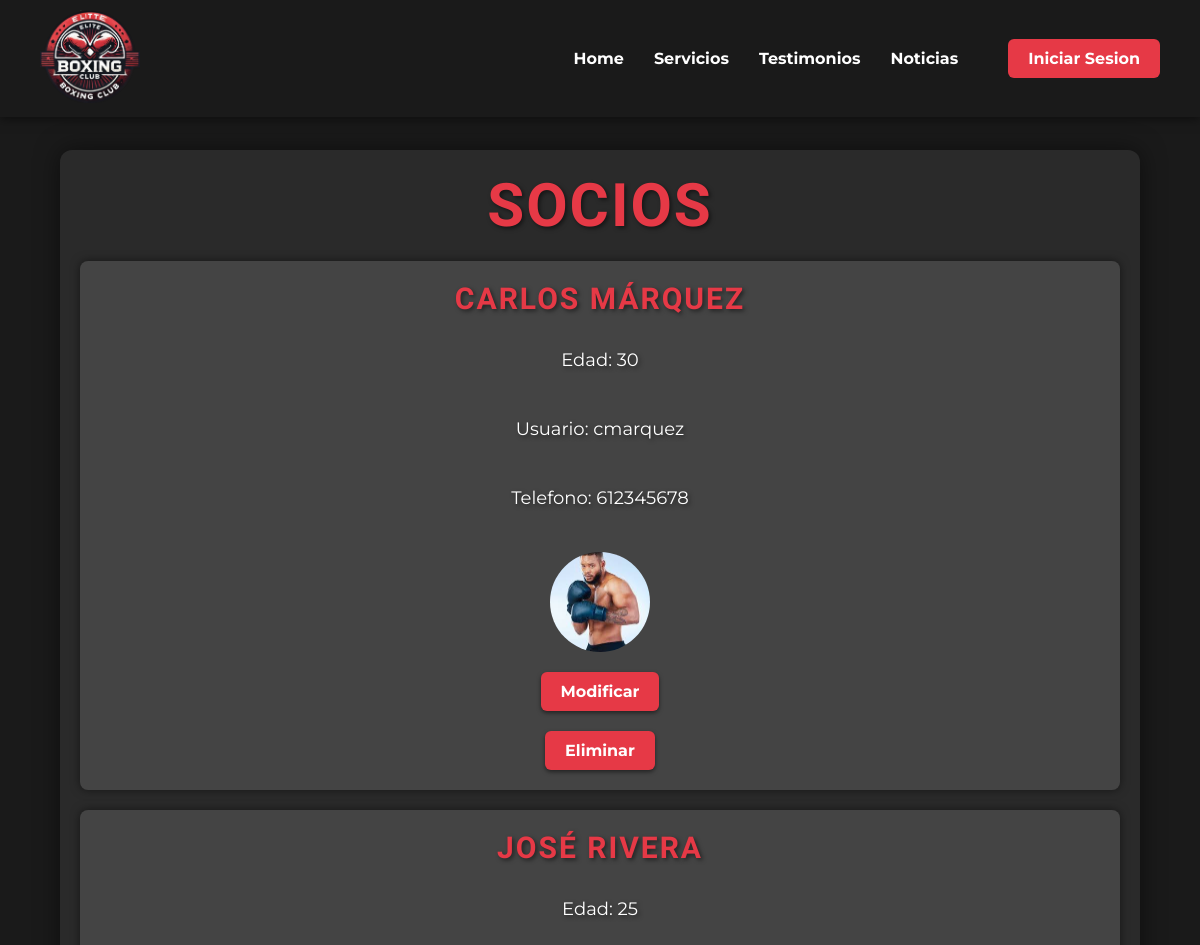
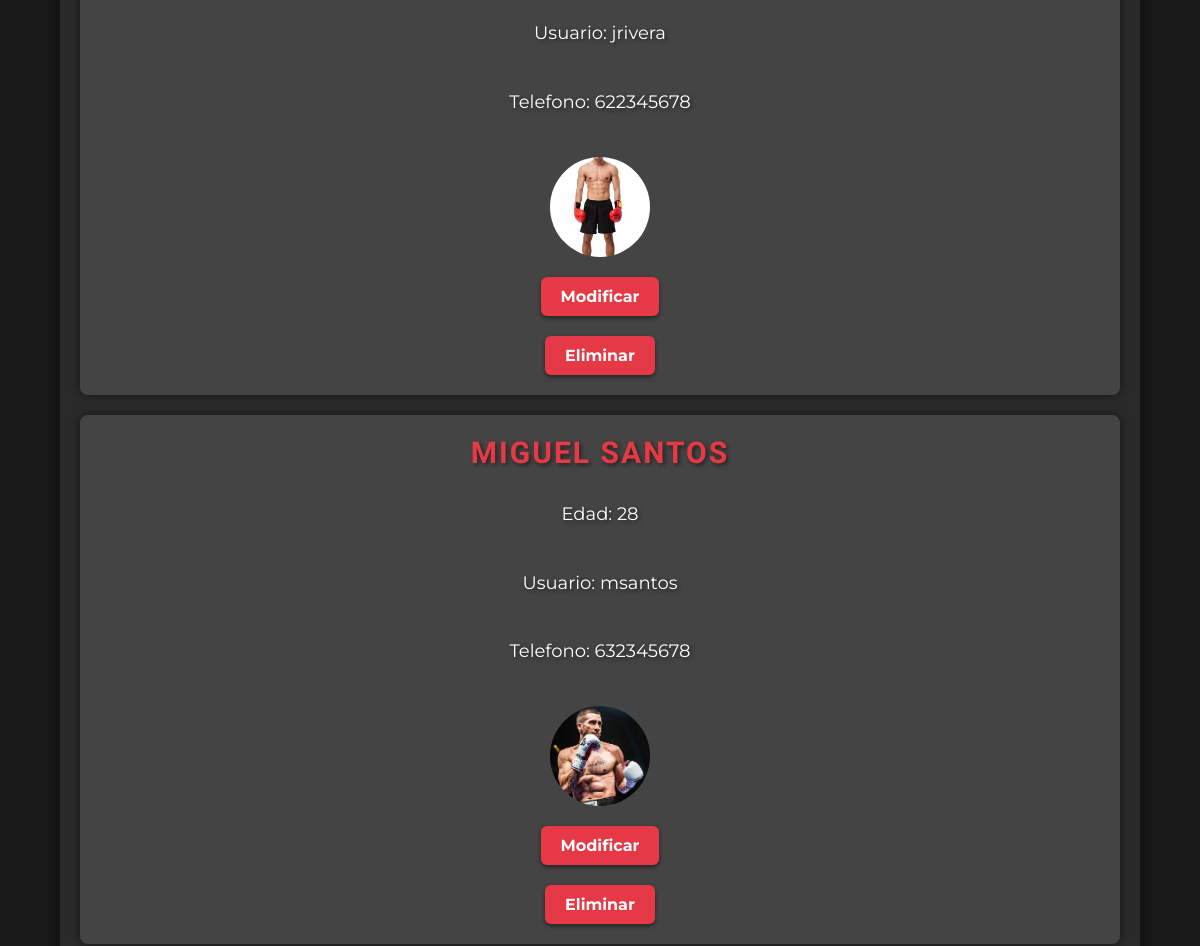
Page /socios.php (upper part) on the earlier database version (2 pictures, top to bottom).
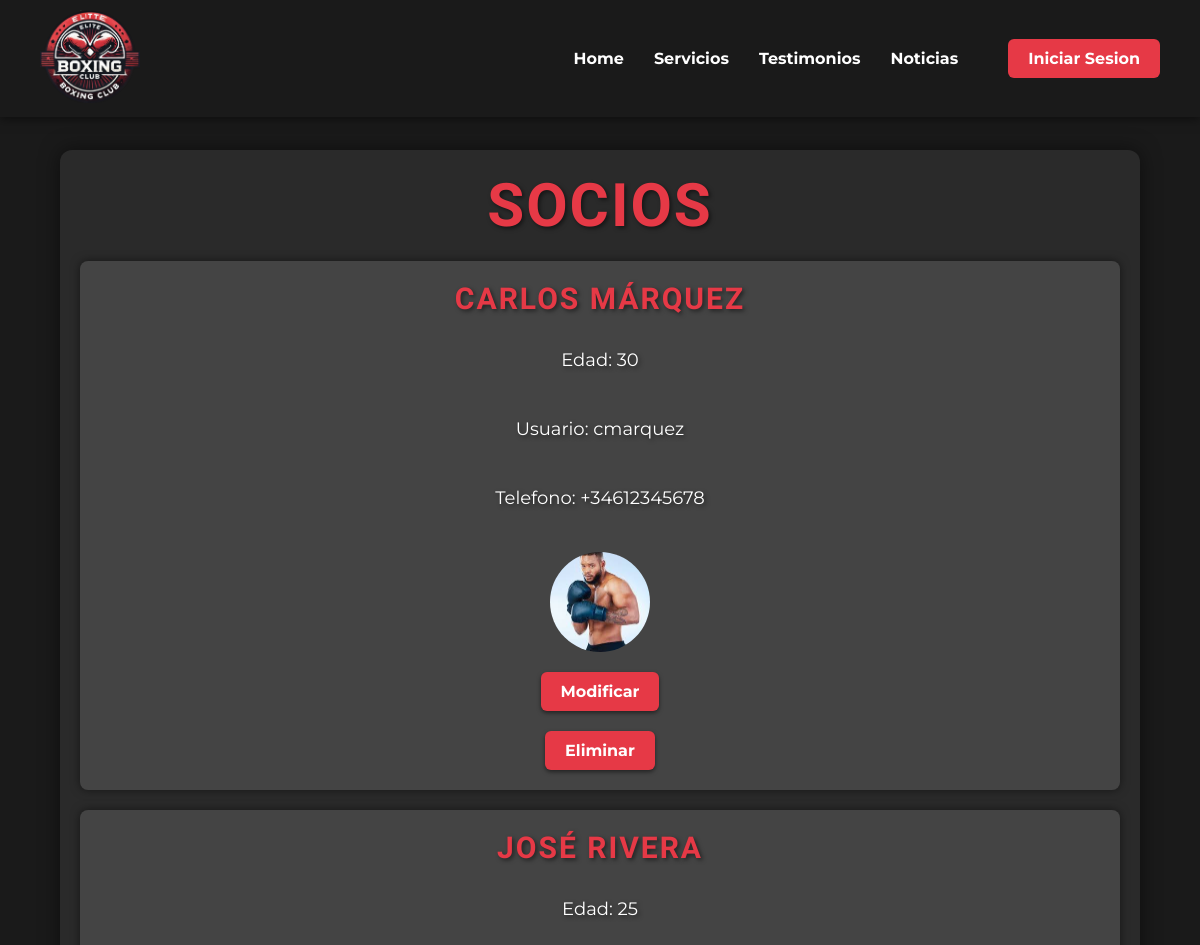
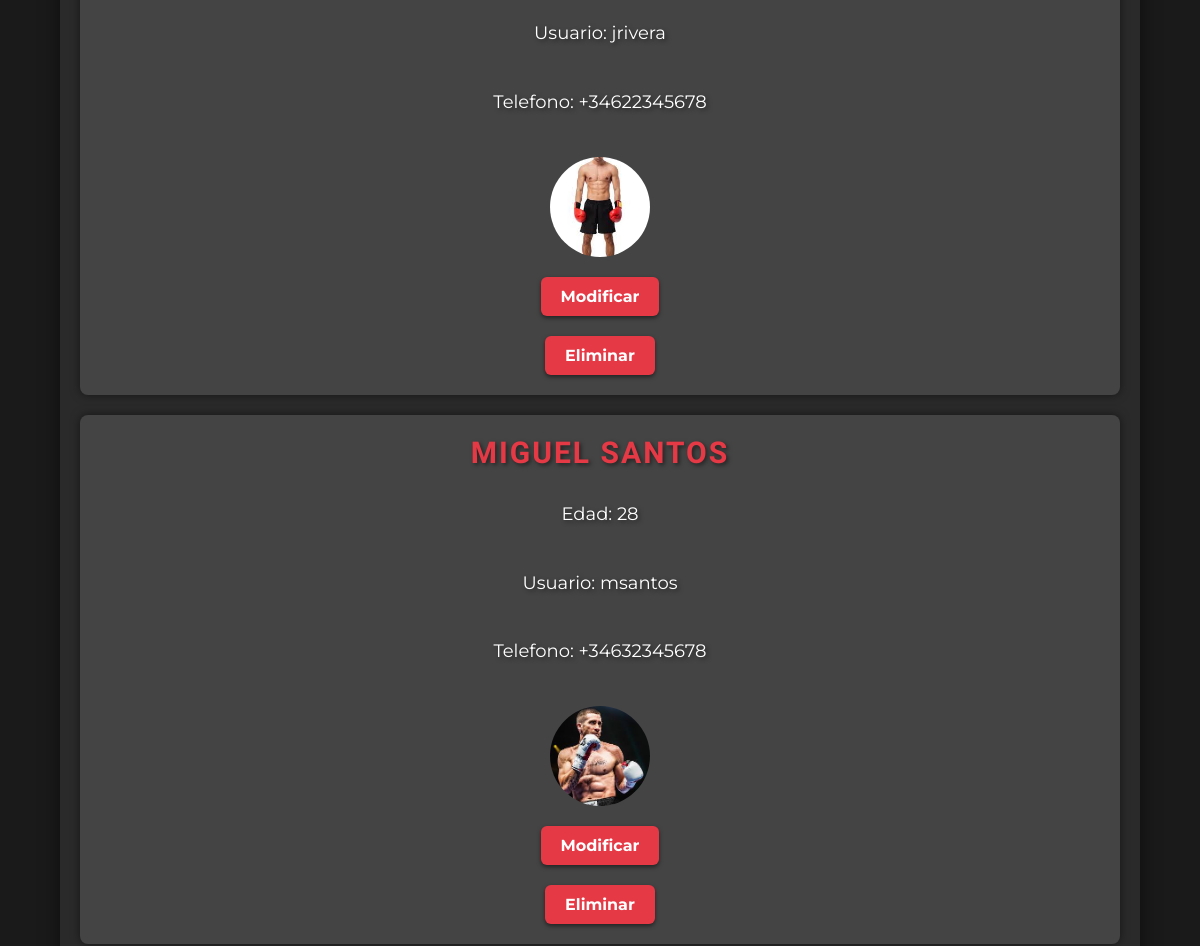
Same page on the later database version (2 pictures, top to bottom).
### tables this page shows
CREATE TABLE socios (
    id_socio INT AUTO_INCREMENT PRIMARY KEY,
    nombre VARCHAR(100) NOT NULL,
    edad INT,
    contraseña VARCHAR(255) NOT NULL,
    usuario VARCHAR(50) UNIQUE NOT NULL,
    telefono VARCHAR(15),
    foto VARCHAR(255)
);

### src/php/mostrarSocios.php (the view, shortened to what this page needs)
<?php
require_once("conexion.php");
$consulta = "SELECT id_socio, nombre, edad, usuario, telefono, foto FROM socios";
$socios = $conexion->query($consulta);
if ($socios->num_rows > 0) {
    while ($socio = $socios->fetch_assoc()) {
        echo "<article class='socio'>";
        echo "<h2>" . $socio["nombre"] . "</h2>";
        echo "<p>Edad: " . $socio["edad"] . "</p>";
        echo "<p>Usuario: " . $socio["usuario"] . "</p>";
        echo "<p>Telefono: " . $socio["telefono"] . "</p>";
        echo "<div class='profile-image'>";
        echo "<img src='./$socio[foto]' alt='$socio[nombre]' width='100' height='100'><br>";
        echo "</div>";
        echo "<a href='./src/forms/formularioModificarSocio.php?id=" . $socio["id_socio"] . "' class='boton'>Modificar </a>";
        echo "<a href='./src/php/eliminarSocio.php?id=" . $socio["id_socio"] . "'class='boton'>Eliminar</a>";
        echo "</article>";
    }
} else {
    echo "<p>No hay socios registrados</p>";
}
?>

Differences in the rows shown:
changed socios "CARLOS MÁRQUEZ": telefono "612345678" → "+34612345678"
changed socios "JOSÉ RIVERA": telefono "622345678" → "+34622345678"
changed socios "MIGUEL SANTOS": telefono "632345678" → "+34632345678"
